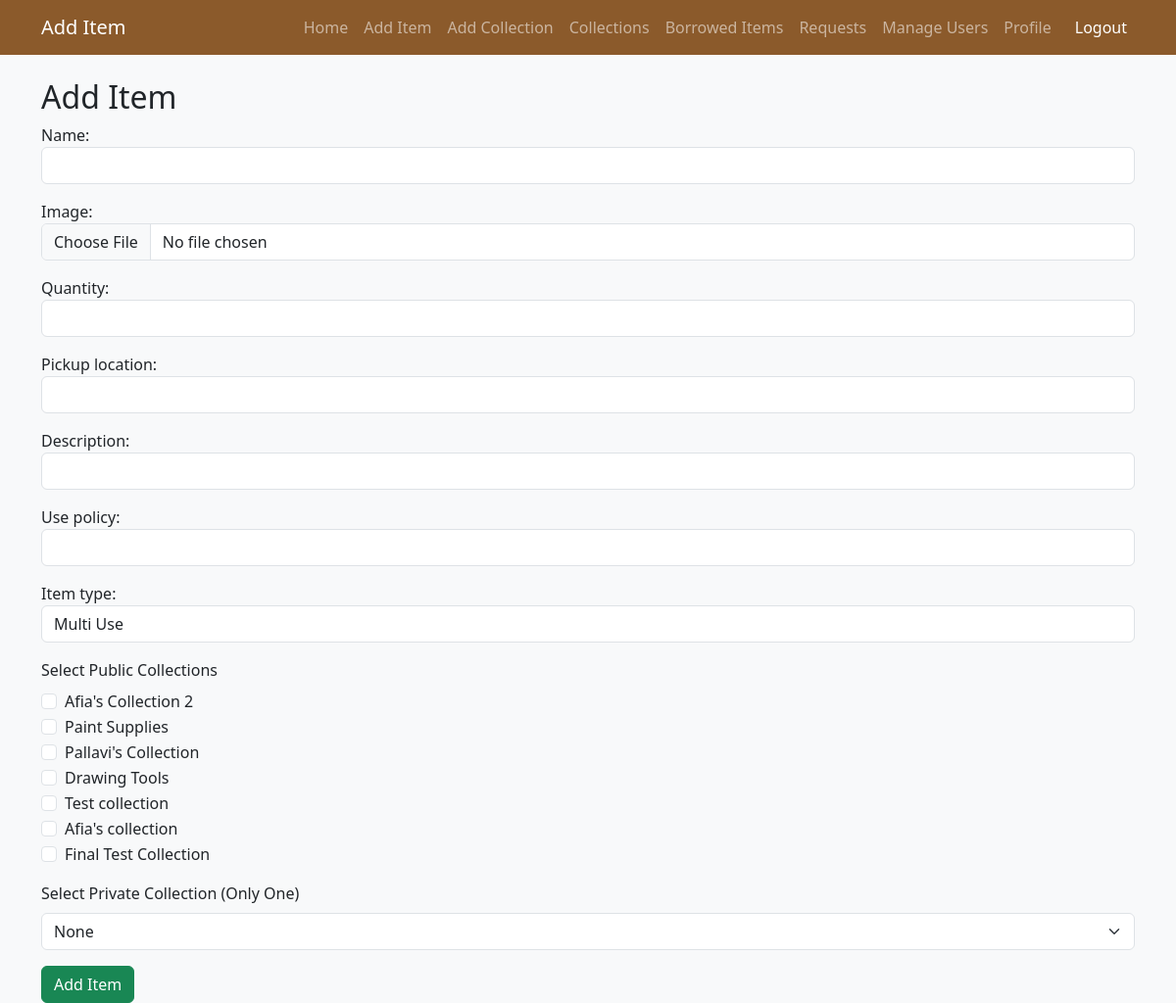
The app's page /artlibrary/add_item/ (signed in), older data.
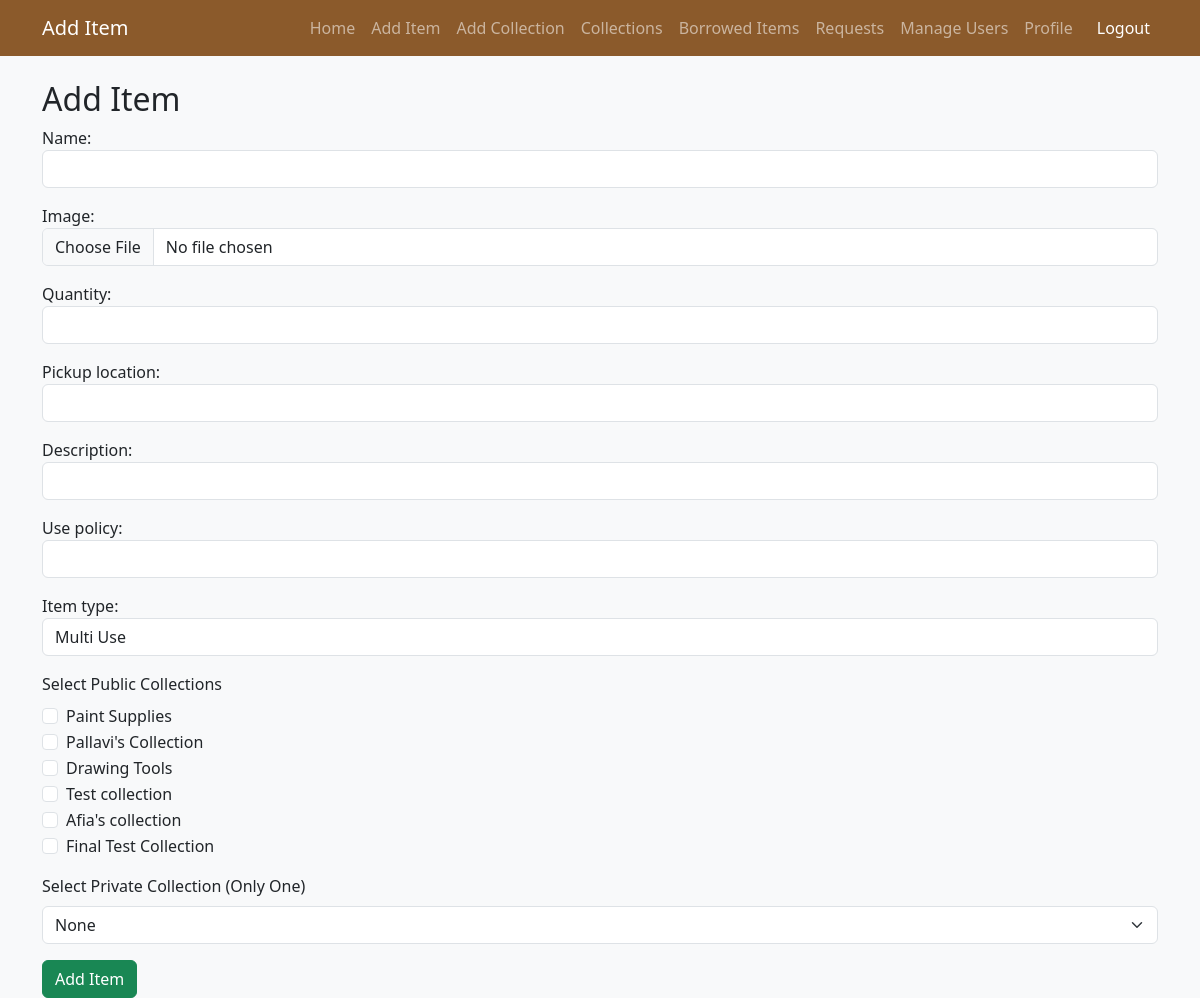
The same page, newer data.
### artlibrary/models.py (models this page shows, shortened)
class Collection(models.Model):
    title = models.CharField(max_length=255)
    description = models.TextField(blank=True, null=True)
    num_items = models.PositiveIntegerField(default=0)
    is_public = models.BooleanField(default=True)
    users = models.ManyToManyField(CustomUser, blank=True, related_name='collections')
    added_by = models.ForeignKey(CustomUser, on_delete=models.CASCADE, related_name='created_collections', default=2)
    art_supplies = models.ManyToManyField('ArtSupply', blank=True, related_name='collections_in')

### artlibrary/views.py (the view, shortened to what this page needs)
# urls.py: path('add_item/',views.add_item,name="add_item"),
@login_required
def add_item(request):
    if(request.user.user_role !="librarian"):
        if request.user.user_role=="anonymous":
            return redirect("anonymous_page")
        else:
            return redirect("patron_page")
    collections = Collection.objects.all()
    add_item_form = AddArtSupplyForm(request.POST or None, request.FILES or None)
    return render(request, 'artlibrary/add_item.html', {
        'add_item_form': add_item_form,
        'collections': collections
    })

### artlibrary/forms.py
class AddArtSupplyForm(forms.ModelForm):
    class Meta:
        model = ArtSupply
        fields = ['name', 'image', 'quantity', 'pickup_location','description','use_policy','item_type']
        widgets = {
            'name': forms.TextInput(attrs={'class': 'form-control'}),
            'quantity': forms.NumberInput(attrs={'class': 'form-control'}),
            'pickup_location': forms.TextInput(attrs={'class': 'form-control'}),
            'image': forms.ClearableFileInput(attrs={'class': 'form-control'}),
            'description': forms.TextInput(attrs={'class': 'form-control'}),
            'use_policy':forms.TextInput(attrs={'class':'form-control'}),
            'item_type':forms.Select(attrs={'class':'form-control'}),
        }

### artlibrary/templates/artlibrary/add_item.html (shortened to what this page needs)
{% load django_bootstrap5 %}
<!DOCTYPE html>
<html lang="en">
<head>
    {% bootstrap_css %}
</head>
<nav class="navbar navbar-expand-lg navbar-dark bg-brown">
    <div class="container">
        <a class="navbar-brand" href="#">Add Item</a>
        <div class="collapse navbar-collapse" id="navbarNav">
            <ul class="navbar-nav ms-auto">
                <li class="nav-item"><a class="nav-link" href="{% url 'dashboard' %}">Home</a></li>
                {% if request.user.user_role == "librarian" %}
                <li class="nav-item"><a class="nav-link" href="{% url 'add_item' %}">Add Item</a></li>
                {% endif %}
                {% if request.user.user_role != "anonymous_user" %}
                <li class="nav-item"><a class="nav-link" href="{% url 'add_collection' %}">Add Collection</a></li>
                {% endif %}
                <li class="nav-item"><a class="nav-link" href="{% url 'collections' %}">Collections</a></li>
                <li class="nav-item"><a class="nav-link" href="{% url 'borrowed_items' %}">Borrowed Items</a></li>
                {% if request.user.user_role == "librarian" %}
                <li class="nav-item"><a class="nav-link" href="{% url 'view_requests' user.id %}">Requests</a></li>
                <li class="nav-item"><a class="nav-link" href="{% url 'manage_users' %}">Manage Users</a></li>
                {% endif %}
                {% if request.user.user_role != "anonymous_user" %}
                <li class="nav-item"><a class="nav-link" href="{% url 'profile' %}">Profile</a></li>
                {% endif %}
                <li class="nav-item">
                    <a class="nav-link btn btn-danger btn-sm text-white ms-2" href="{% url 'logout' %}">Logout</a>
                </li>
            </ul>
        </div>
    </div>
    </nav>
<body class="bg-light">
    <div class="container mt-4">
        <h2>Add Item</h2>
        <form method="POST" enctype="multipart/form-data">
            {{ add_item_form.as_p }}
            <div class="mb-3" id="public-collections-section">
                <label class="form-label">Select Public Collections</label>
                <div>
                    {% for collection in collections %}
                        {% if collection.is_public %}
                            <div class="form-check">
                                <input class="form-check-input" type="checkbox" name="public_collections" value="{{ collection.id }}" id="public_{{ collection.id }}">
                                <label class="form-check-label" for="public_{{ collection.id }}">
                                    {{ collection.title }}
                                </label>
                            </div>
                        {% endif %}
                    {% endfor %}
                </div>
            </div>
            <div class="mb-3">
                <label for="private_collection" class="form-label">Select Private Collection (Only One)</label>
                <select id="private_collection" name="private_collection" class="form-select">
                    <option value="">None</option>
                </select>
            </div>
            <button type="submit" name="add_item" class="btn btn-success">Add Item</button>
        </form>
    </div>
</body>
</html>

Row changes from the older to the newer data that the page shows:
no longer on this page (row edited): Collection: title "Afia's Collection 2"
